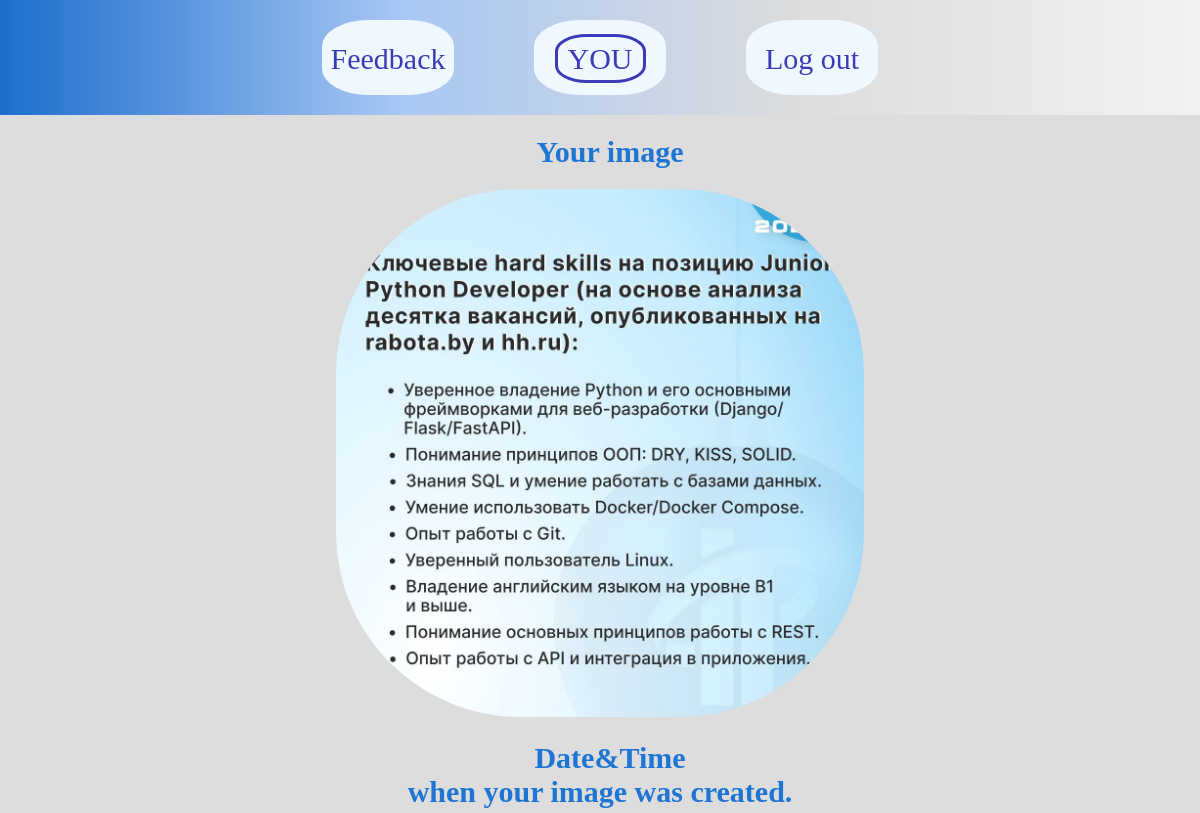
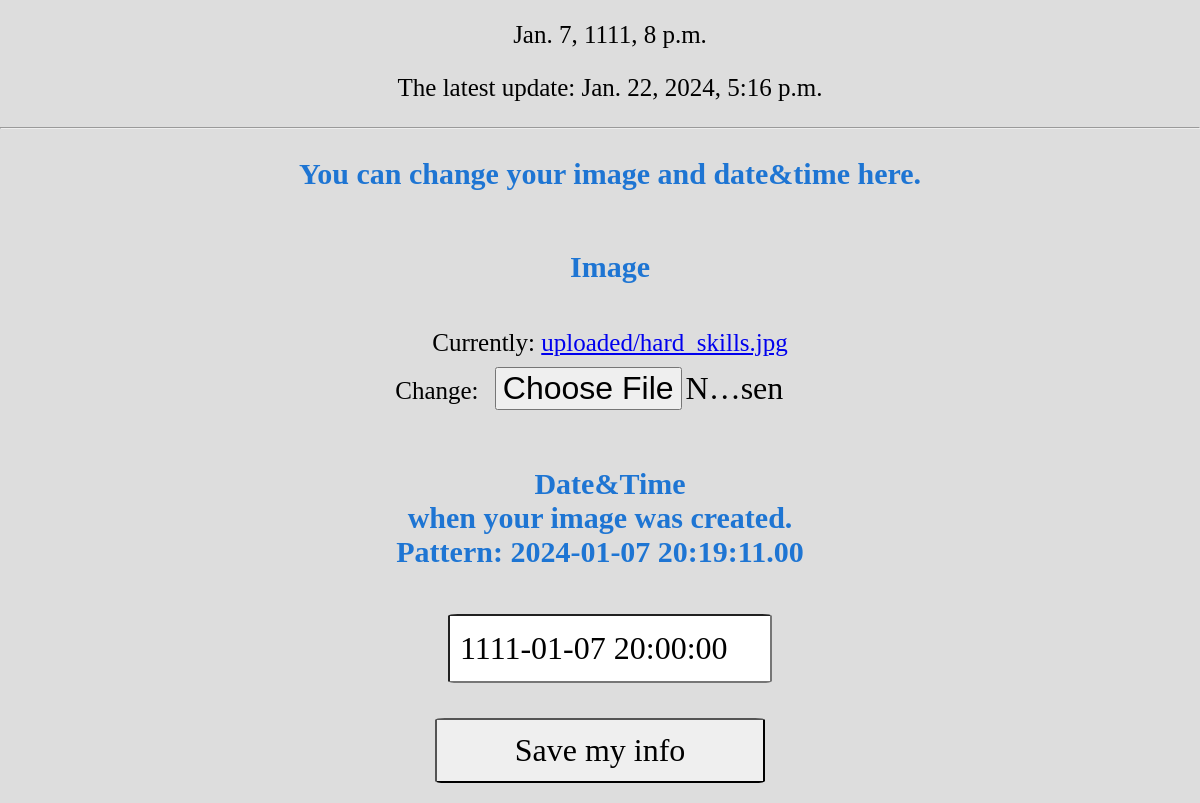
Page /my_photo/ (signed in) on the earlier database version (2 pictures, top to bottom).
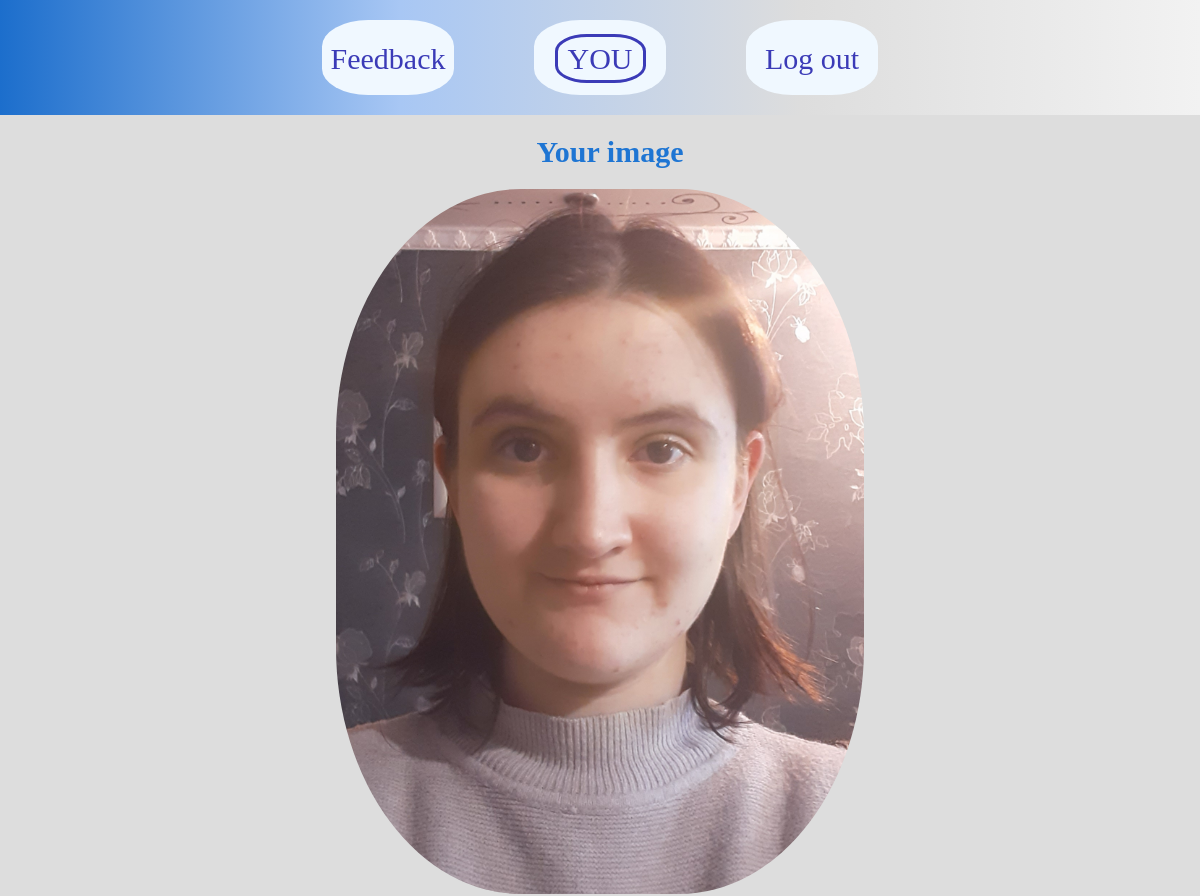
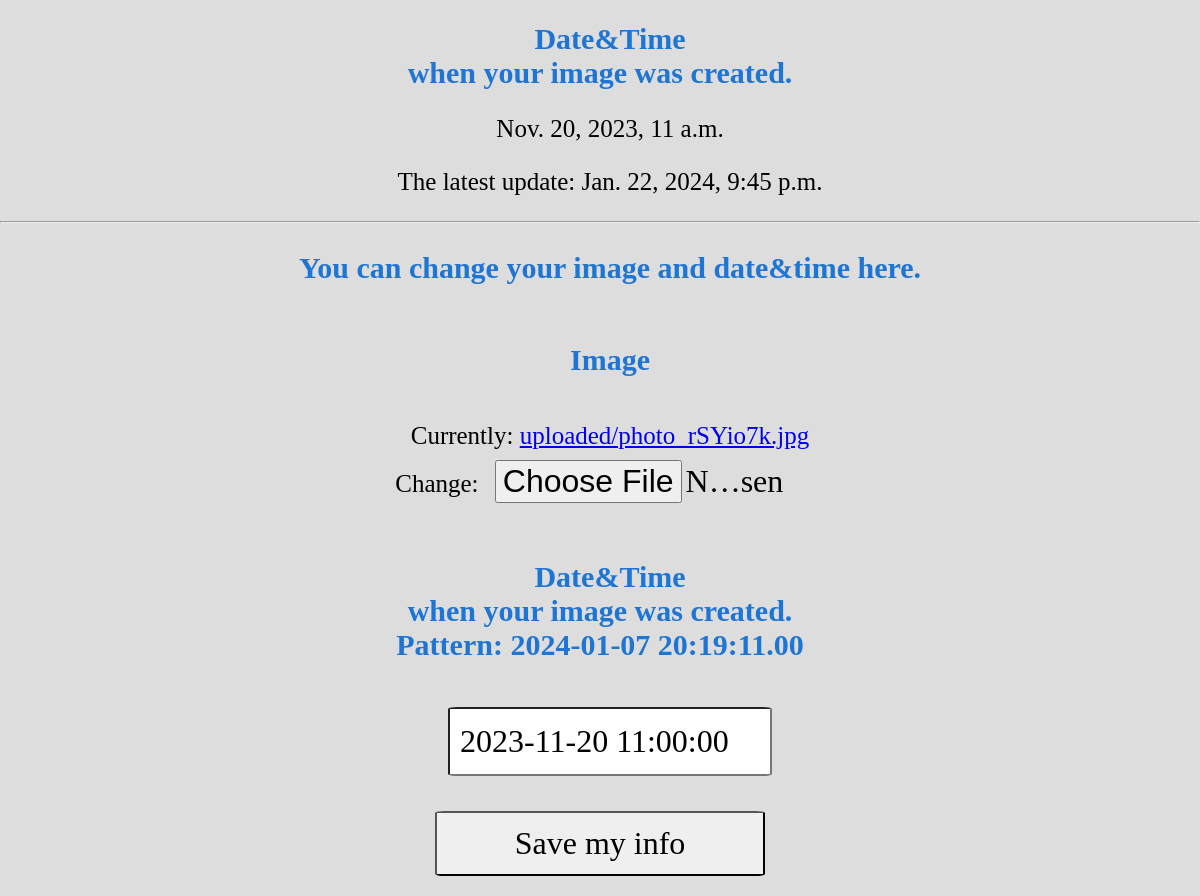
Same page on the later database version (2 pictures, top to bottom).
### main/models.py (models this page shows)
class ParameterIMGMyPhoto(models.Model):
    class Meta:
        verbose_name_plural = 'MyPhoto'
    image = models.ImageField(upload_to='uploaded')
    date_time_pict = models.DateTimeField(default='2024-01-22 21:41:44')
    date_time = models.DateTimeField()
    user = models.OneToOneField(User, on_delete=models.CASCADE)

### main/views.py (the view)
# urls.py: path('my_photo/', main_views.my_photo, name='my_photo'),
@login_required
def my_photo(request):
    user = User.objects.get(username=request.user)
    if request.method == 'POST':
        form = AddMyPhoto(request.POST, request.FILES)
        if MyPhoto.objects.filter(user_id=user.id).exists():
            MyPhoto.objects.filter(user_id=user.id).delete()
            if form.is_valid():
                save_taken_info(form, user)
        else:
            if form.is_valid():
                save_taken_info(form, user)
        return redirect('/my_photo/')
    else:
        if MyPhoto.objects.filter(user_id=user.id).exists():
            model = MyPhoto.objects.get(user_id=user.id)
            form = AddMyPhoto(instance=model)
            return render(request, 'show_my_photo.html', {'model':model, 'media':media_url, 'form':form})
        else:
            form = AddMyPhoto()
            return render(request, 'my_photo.html', {'form': form})

### main/forms.py
class AddParameterIMGMyPhoto(forms.ModelForm):
    class Meta:
        model = ParameterIMGMyPhoto
        fields = ('image', 'date_time_pict',)

### main/templates/show/show_my_photo.html (shortened to what this page needs)
{% extends 'base.html' %}
{% load static %}
{% block 'links' %}<link rel="stylesheet" type="text/css" href="{% static 'main/css/form.css' %}">{% endblock %}
{% block 'content' %}
<h1>Your image</h1>
<img src="{{ media }}{{ model.image }}">
<h1>Date&Time<br>when your image was created.</h1>
<p>{{ model.date_time_pict }}</p>
<p>The latest update: {{ model.date_time }}</p>
<hr>
<form method="post" enctype="multipart/form-data">
    <h1>You can change your image and date&time here.</h1>
    <br>
    <h1>Image</h1>
    <p>{{ form.image }}</p>
    <h1>Date&Time<br>when your image was created.<br>Pattern: 2024-01-07 20:19:11.00</h1>
    <p>{{ form.date_time_pict }}</p>
    <div>
        <input type="submit" value="Save my info">
    </div>
</form>
{% endblock %}

### main/templates/base.html (shortened to what this page needs)
{% load static %}
<!DOCTYPE html>
<html lang="en">
<head>
    <link rel="stylesheet" type="text/css" href="{% static 'main/css/base.css' %}">
    {% block 'links' %}{% endblock %}
</head>
<body>
    <header class="header">
        {% if user.is_authenticated %}
            <div><a href="{% url 'feedback' %}" class="feedback">Feedback</a></div>
            <div><a href="{% url 'creature' %}" class="you">YOU</a></div>
            <div>
                <a href="{% url 'logout' %}" onclick="event.preventDefault(); document.getElementById('logout_form').submit();">
                    Log out
                </a>
            </div>
        {% endif %}
    </header>
    {% block 'content' %}
    {% endblock %}
</body>
</html>

### main/static/main/css/base.css (style rules this page uses)
:root { --blue: rgb(28, 110, 204); --gray-metal: #dddddd; }
body { margin: 0; background-color: var(--gray-metal); font-family: Cambria, Cochin, Georgia, Times, 'Times New Roman', serif; }
header { display: flex; flex-wrap: wrap; justify-content: center; align-items: center; position: fixed; height: auto; width: 100%; background-image: linear-gradient(to right, var(--blue), rgb(168, 199, 244), var(--gray-metal), rgb(242, 242, 242)); }
header > div { margin: 20px 40px; font-size: 54px; background-color:aliceblue; height: 75px; width: 132px; text-align: center; border-radius: 35%; }
header > div a { color: rgb(59, 59, 183); font-size: 30px; text-decoration: none; }
h1 { color: rgb(30, 117, 211); text-indent: 20px; font-size: 30px; }
p { text-indent: 20px; font-size: 20px; }
.you { border: solid 3px; border-radius: 35%; padding: 5px 10px; }

### main/static/main/css/form.css (style rules this page uses)
body { text-align: center; padding-bottom: 10px; }
form { display: flex; flex-direction: column; }
input, textarea { border-radius: 3%; font-size: 32px; padding: 10px; font-family: Cambria, Cochin, Georgia, Times, 'Times New Roman', serif; }
input { height: 45px; width: 25%; }
button, input[type="submit"] { height: 65px; width: 330px; border-radius: 3%; font-size: 32px; margin: 10px; }
p { font-size: 25px; }

### main/templates/show/show_my_photo.html (style rules this page uses)
img { align-self: center; width: 44vw; border-radius: 35%; }

Differences in the rows shown:
removed ParameterIMGMyPhoto: image (picture), date_time_pict "Jan. 7, 1111, 8 p.m.", date_time "Jan. 22, 2024, 5:16 p.m.", date_time_pict "1111-01-07 20:00:00"
added ParameterIMGMyPhoto: image (picture), date_time_pict "Nov. 20, 2023, 11 a.m.", date_time "Jan. 22, 2024, 9:45 p.m.", date_time_pict "2023-11-20 11:00:00"
Other differences:
text no longer shown: "Currently: uploaded/hard_skills.jpg Change:"
text now shown: "Currently: uploaded/photo_rSYio7k.jpg Change:"
